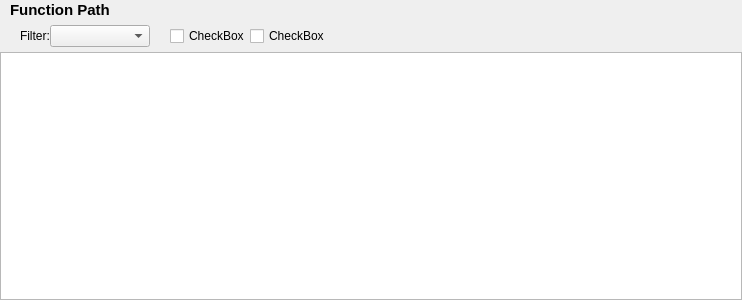
<?xml version="1.0" encoding="UTF-8"?>
<ui version="4.0">
 <class>Form</class>
 <widget class="QWidget" name="Form">
  <property name="geometry">
   <rect>
    <x>0</x>
    <y>0</y>
    <width>742</width>
    <height>300</height>
   </rect>
  </property>
  <property name="font">
   <font>
    <family>Arial</family>
   </font>
  </property>
  <property name="windowTitle">
   <string>Form</string>
  </property>
  <layout class="QVBoxLayout" name="verticalLayout">
   <property name="spacing">
    <number>0</number>
   </property>
   <property name="leftMargin">
    <number>0</number>
   </property>
   <property name="topMargin">
    <number>0</number>
   </property>
   <property name="rightMargin">
    <number>0</number>
   </property>
   <property name="bottomMargin">
    <number>0</number>
   </property>
   <item>
    <layout class="QHBoxLayout" name="horizontalLayout_2">
     <item>
      <spacer name="horizontalSpacer_4">
       <property name="orientation">
        <enum>Qt::Horizontal</enum>
       </property>
       <property name="sizeType">
        <enum>QSizePolicy::Fixed</enum>
       </property>
       <property name="sizeHint" stdset="0">
        <size>
         <width>10</width>
         <height>20</height>
        </size>
       </property>
      </spacer>
     </item>
     <item>
      <widget class="QLabel" name="label_FuncFullPath">
       <property name="font">
        <font>
         <family>Arial</family>
         <pointsize>11</pointsize>
         <weight>75</weight>
         <bold>true</bold>
        </font>
       </property>
       <property name="text">
        <string>Function Path</string>
       </property>
      </widget>
     </item>
    </layout>
   </item>
   <item>
    <layout class="QHBoxLayout" name="horizontalLayout_3">
     <property name="topMargin">
      <number>5</number>
     </property>
     <property name="bottomMargin">
      <number>5</number>
     </property>
     <item>
      <widget class="QWidget" name="widget_Button" native="true">
       <property name="font">
        <font>
         <pointsize>8</pointsize>
        </font>
       </property>
       <layout class="QHBoxLayout" name="horizontalLayout_Button">
        <property name="spacing">
         <number>0</number>
        </property>
        <property name="leftMargin">
         <number>0</number>
        </property>
        <property name="topMargin">
         <number>0</number>
        </property>
        <property name="rightMargin">
         <number>0</number>
        </property>
        <property name="bottomMargin">
         <number>0</number>
        </property>
       </layout>
      </widget>
     </item>
     <item>
      <layout class="QHBoxLayout" name="horizontalLayout">
       <item>
        <spacer name="horizontalSpacer_3">
         <property name="orientation">
          <enum>Qt::Horizontal</enum>
         </property>
         <property name="sizeType">
          <enum>QSizePolicy::Fixed</enum>
         </property>
         <property name="sizeHint" stdset="0">
          <size>
           <width>20</width>
           <height>20</height>
          </size>
         </property>
        </spacer>
       </item>
       <item>
        <widget class="QLabel" name="label_2">
         <property name="font">
          <font>
           <family>Arial</family>
          </font>
         </property>
         <property name="text">
          <string>Filter:</string>
         </property>
        </widget>
       </item>
       <item>
        <widget class="QComboBox" name="comboBox">
         <property name="minimumSize">
          <size>
           <width>100</width>
           <height>0</height>
          </size>
         </property>
        </widget>
       </item>
       <item>
        <spacer name="horizontalSpacer">
         <property name="orientation">
          <enum>Qt::Horizontal</enum>
         </property>
         <property name="sizeType">
          <enum>QSizePolicy::Fixed</enum>
         </property>
         <property name="sizeHint" stdset="0">
          <size>
           <width>20</width>
           <height>20</height>
          </size>
         </property>
        </spacer>
       </item>
       <item>
        <widget class="QCheckBox" name="checkBox_1">
         <property name="text">
          <string>CheckBox</string>
         </property>
        </widget>
       </item>
       <item>
        <widget class="QCheckBox" name="checkBox_2">
         <property name="text">
          <string>CheckBox</string>
         </property>
        </widget>
       </item>
       <item>
        <spacer name="horizontalSpacer_2">
         <property name="orientation">
          <enum>Qt::Horizontal</enum>
         </property>
         <property name="sizeHint" stdset="0">
          <size>
           <width>40</width>
           <height>20</height>
          </size>
         </property>
        </spacer>
       </item>
      </layout>
     </item>
    </layout>
   </item>
   <item>
    <widget class="QTableView" name="tableView">
     <property name="editTriggers">
      <set>QAbstractItemView::SelectedClicked</set>
     </property>
     <property name="alternatingRowColors">
      <bool>true</bool>
     </property>
     <property name="selectionBehavior">
      <enum>QAbstractItemView::SelectRows</enum>
     </property>
     <attribute name="verticalHeaderDefaultSectionSize">
      <number>25</number>
     </attribute>
     <attribute name="verticalHeaderMinimumSectionSize">
      <number>23</number>
     </attribute>
    </widget>
   </item>
  </layout>
 </widget>
 <resources/>
 <connections/>
</ui>
